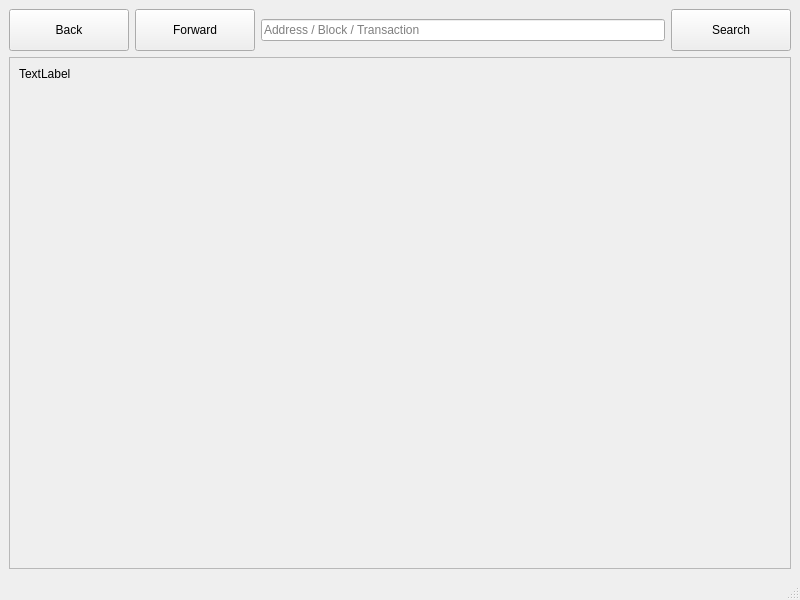
<?xml version="1.0" encoding="UTF-8"?>
<ui version="4.0">
 <class>BlockExplorer</class>
 <widget class="QMainWindow" name="BlockExplorer">
  <property name="geometry">
   <rect>
    <x>0</x>
    <y>0</y>
    <width>800</width>
    <height>600</height>
   </rect>
  </property>
  <property name="windowTitle">
   <string>Blockchain Explorer</string>
  </property>
  <property name="styleSheet">
   <string notr="true"/>
  </property>
  <widget class="QWidget" name="centralwidget">
   <property name="styleSheet">
    <string notr="true"/>
   </property>
   <layout class="QVBoxLayout" name="verticalLayout">
    <item>
     <layout class="QHBoxLayout" name="horizontalLayout">
      <property name="sizeConstraint">
       <enum>QLayout::SetMinimumSize</enum>
      </property>
      <item>
       <widget class="QPushButton" name="back">
        <property name="minimumSize">
         <size>
          <width>120</width>
          <height>42</height>
         </size>
        </property>
        <property name="text">
         <string>Back</string>
        </property>
        <property name="icon">
         <iconset>
          <normaloff>:/icons/back</normaloff>:/icons/back</iconset>
        </property>
        <property name="flat">
         <bool>false</bool>
        </property>
       </widget>
      </item>
      <item>
       <widget class="QPushButton" name="forward">
        <property name="minimumSize">
         <size>
          <width>120</width>
          <height>42</height>
         </size>
        </property>
        <property name="text">
         <string>Forward</string>
        </property>
        <property name="icon">
         <iconset>
          <normaloff>:/icons/forward</normaloff>:/icons/forward</iconset>
        </property>
       </widget>
      </item>
      <item>
       <widget class="QLineEdit" name="searchBox">
        <property name="sizePolicy">
         <sizepolicy hsizetype="Expanding" vsizetype="Fixed">
          <horstretch>5</horstretch>
          <verstretch>0</verstretch>
         </sizepolicy>
        </property>
        <property name="minimumSize">
         <size>
          <width>0</width>
          <height>0</height>
         </size>
        </property>
        <property name="inputMask">
         <string/>
        </property>
        <property name="text">
         <string/>
        </property>
        <property name="placeholderText">
         <string>Address / Block / Transaction</string>
        </property>
       </widget>
      </item>
      <item>
       <widget class="QPushButton" name="pushSearch">
        <property name="sizePolicy">
         <sizepolicy hsizetype="Minimum" vsizetype="Fixed">
          <horstretch>0</horstretch>
          <verstretch>0</verstretch>
         </sizepolicy>
        </property>
        <property name="minimumSize">
         <size>
          <width>120</width>
          <height>42</height>
         </size>
        </property>
        <property name="maximumSize">
         <size>
          <width>16777215</width>
          <height>16777215</height>
         </size>
        </property>
        <property name="text">
         <string>Search</string>
        </property>
        <property name="autoDefault">
         <bool>false</bool>
        </property>
        <property name="default">
         <bool>false</bool>
        </property>
        <property name="flat">
         <bool>false</bool>
        </property>
       </widget>
      </item>
     </layout>
    </item>
    <item>
     <widget class="QScrollArea" name="scrollArea">
      <property name="widgetResizable">
       <bool>true</bool>
      </property>
      <widget class="QWidget" name="scrollAreaWidgetContents">
       <property name="geometry">
        <rect>
         <x>0</x>
         <y>0</y>
         <width>780</width>
         <height>486</height>
        </rect>
       </property>
       <layout class="QHBoxLayout" name="horizontalLayout_2">
        <item>
         <widget class="QLabel" name="content">
          <property name="sizePolicy">
           <sizepolicy hsizetype="Preferred" vsizetype="Expanding">
            <horstretch>0</horstretch>
            <verstretch>0</verstretch>
           </sizepolicy>
          </property>
          <property name="text">
           <string>TextLabel</string>
          </property>
          <property name="textFormat">
           <enum>Qt::RichText</enum>
          </property>
          <property name="alignment">
           <set>Qt::AlignLeading|Qt::AlignLeft|Qt::AlignTop</set>
          </property>
          <property name="textInteractionFlags">
           <set>Qt::LinksAccessibleByMouse|Qt::TextSelectableByMouse</set>
          </property>
         </widget>
        </item>
       </layout>
      </widget>
     </widget>
    </item>
   </layout>
  </widget>
  <widget class="QMenuBar" name="menubar">
   <property name="geometry">
    <rect>
     <x>0</x>
     <y>0</y>
     <width>800</width>
     <height>22</height>
    </rect>
   </property>
  </widget>
  <widget class="QStatusBar" name="statusbar"/>
 </widget>
 <resources/>
 <connections/>
</ui>
